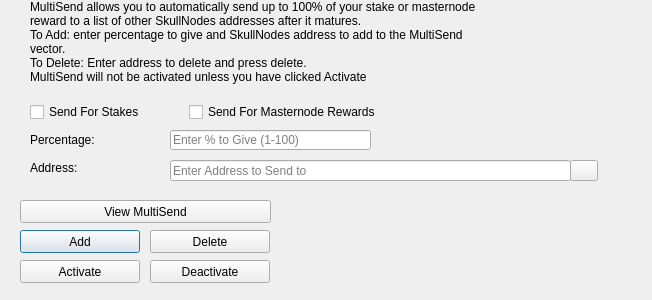
<?xml version="1.0" encoding="UTF-8"?>
<ui version="4.0">
 <class>MultiSendDialog</class>
 <widget class="QDialog" name="MultiSendDialog">
  <property name="windowModality">
   <enum>Qt::NonModal</enum>
  </property>
  <property name="geometry">
   <rect>
    <x>0</x>
    <y>0</y>
    <width>652</width>
    <height>300</height>
   </rect>
  </property>
  <property name="windowTitle">
   <string>MultiSend</string>
  </property>
  <widget class="QLineEdit" name="multiSendPercentEdit">
   <property name="geometry">
    <rect>
     <x>170</x>
     <y>130</y>
     <width>201</width>
     <height>20</height>
    </rect>
   </property>
   <property name="toolTip">
    <string>Enter whole numbers 1 - 100</string>
   </property>
   <property name="placeholderText">
    <string>Enter % to Give (1-100)</string>
   </property>
  </widget>
  <widget class="QLineEdit" name="multiSendAddressEdit">
   <property name="geometry">
    <rect>
     <x>170</x>
     <y>160</y>
     <width>401</width>
     <height>21</height>
    </rect>
   </property>
   <property name="toolTip">
    <string/>
   </property>
   <property name="placeholderText">
    <string>Enter Address to Send to</string>
   </property>
  </widget>
  <widget class="QLabel" name="label_2">
   <property name="geometry">
    <rect>
     <x>30</x>
     <y>0</y>
     <width>451</width>
     <height>121</height>
    </rect>
   </property>
   <property name="lineWidth">
    <number>1</number>
   </property>
   <property name="text">
    <string>MultiSend allows you to automatically send up to 100% of your stake or masternode reward to a list of other SkullNodes addresses after it matures.
To Add: enter percentage to give and SkullNodes address to add to the MultiSend vector.
To Delete: Enter address to delete and press delete.
MultiSend will not be activated unless you have clicked Activate</string>
   </property>
   <property name="alignment">
    <set>Qt::AlignLeading|Qt::AlignLeft|Qt::AlignTop</set>
   </property>
   <property name="wordWrap">
    <bool>true</bool>
   </property>
  </widget>
  <widget class="QLabel" name="message">
   <property name="geometry">
    <rect>
     <x>290</x>
     <y>200</y>
     <width>351</width>
     <height>91</height>
    </rect>
   </property>
   <property name="text">
    <string/>
   </property>
  </widget>
  <widget class="QPushButton" name="addButton">
   <property name="geometry">
    <rect>
     <x>20</x>
     <y>230</y>
     <width>120</width>
     <height>23</height>
    </rect>
   </property>
   <property name="toolTip">
    <string/>
   </property>
   <property name="statusTip">
    <string>Add to MultiSend Vector</string>
   </property>
   <property name="text">
    <string>Add</string>
   </property>
  </widget>
  <widget class="QPushButton" name="disableButton">
   <property name="geometry">
    <rect>
     <x>150</x>
     <y>260</y>
     <width>120</width>
     <height>23</height>
    </rect>
   </property>
   <property name="statusTip">
    <string>Deactivate MultiSend</string>
   </property>
   <property name="text">
    <string>Deactivate</string>
   </property>
  </widget>
  <widget class="QPushButton" name="addressBookButton">
   <property name="geometry">
    <rect>
     <x>570</x>
     <y>160</y>
     <width>28</width>
     <height>21</height>
    </rect>
   </property>
   <property name="toolTip">
    <string>Choose an address from the address book</string>
   </property>
   <property name="text">
    <string/>
   </property>
   <property name="icon">
    <iconset resource="../send.qrc">
     <normaloff>:/icons/address-book</normaloff>:/icons/address-book</iconset>
   </property>
   <property name="shortcut">
    <string>Alt+A</string>
   </property>
   <property name="autoDefault">
    <bool>false</bool>
   </property>
  </widget>
  <widget class="QLabel" name="label">
   <property name="geometry">
    <rect>
     <x>30</x>
     <y>130</y>
     <width>121</width>
     <height>20</height>
    </rect>
   </property>
   <property name="toolTip">
    <string>Percentage of stake to send</string>
   </property>
   <property name="text">
    <string>Percentage:</string>
   </property>
  </widget>
  <widget class="QLabel" name="label_5">
   <property name="geometry">
    <rect>
     <x>30</x>
     <y>160</y>
     <width>111</width>
     <height>16</height>
    </rect>
   </property>
   <property name="toolTip">
    <string>Address to send portion of stake to</string>
   </property>
   <property name="text">
    <string>Address:</string>
   </property>
  </widget>
  <widget class="QPushButton" name="deleteButton">
   <property name="geometry">
    <rect>
     <x>150</x>
     <y>230</y>
     <width>120</width>
     <height>23</height>
    </rect>
   </property>
   <property name="toolTip">
    <string/>
   </property>
   <property name="statusTip">
    <string>Delete Address From MultiSend Vector</string>
   </property>
   <property name="text">
    <string>Delete</string>
   </property>
  </widget>
  <widget class="QPushButton" name="activateButton">
   <property name="geometry">
    <rect>
     <x>20</x>
     <y>260</y>
     <width>120</width>
     <height>23</height>
    </rect>
   </property>
   <property name="statusTip">
    <string>Activate MultiSend</string>
   </property>
   <property name="text">
    <string>Activate</string>
   </property>
  </widget>
  <widget class="QPushButton" name="viewButton">
   <property name="geometry">
    <rect>
     <x>20</x>
     <y>200</y>
     <width>251</width>
     <height>23</height>
    </rect>
   </property>
   <property name="toolTip">
    <string/>
   </property>
   <property name="statusTip">
    <string>View MultiSend Vector</string>
   </property>
   <property name="text">
    <string>View MultiSend</string>
   </property>
  </widget>
  <widget class="QWidget" name="horizontalLayoutWidget">
   <property name="geometry">
    <rect>
     <x>30</x>
     <y>100</y>
     <width>351</width>
     <height>24</height>
    </rect>
   </property>
   <layout class="QHBoxLayout" name="horizontalLayout">
    <item>
     <widget class="QCheckBox" name="multiSendStakeCheckBox">
      <property name="text">
       <string>Send For Stakes</string>
      </property>
     </widget>
    </item>
    <item>
     <widget class="QCheckBox" name="multiSendMasternodeCheckBox">
      <property name="text">
       <string>Send For Masternode Rewards</string>
      </property>
     </widget>
    </item>
   </layout>
  </widget>
 </widget>
 <resources>
  <include location="../skullnodes.qrc"/>
 </resources>
 <connections/>
</ui>
